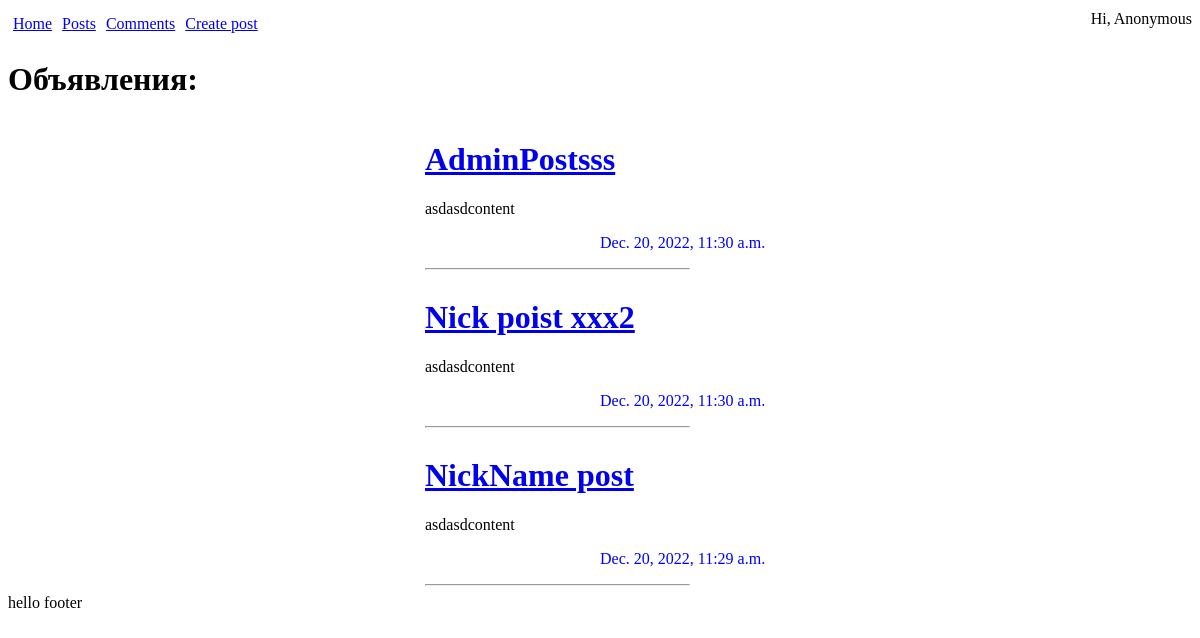
The app's page /announce/ with its own data.
### app/models.py (models this page shows, shortened)
class Announcement(models.Model):
    Announcement_author = models.ForeignKey(MyUser, on_delete=models.CASCADE)
    Creation_date = models.DateTimeField(auto_now_add=True)
    Announcement_title = models.CharField(max_length=255)
    Announcement_text = models.TextField(default='content')
    CHOICES = (
        ('Tank', 'Танки'),
        ('Heal', 'Хилы'),
        ('DD', 'ДД'),
        ('Sales', 'Торговецы'),
        ('GM', 'Гилдмастеры'),
        ('QG', 'Квестгиверы'),
        ('BS', 'Кузнецы'),
        ('PS', 'Кожевники'),
        ('Potions', 'Зельевары'),
        ('Magic', 'Мастера заклинаний'),
    )
    Category = models.CharField(max_length=300, choices = CHOICES)

### app/views.py (the view)
# urls.py: path('', AnnouncementList.as_view()),
class AnnouncementList(ListView):
    model = Announcement
    template_name = 'announce/announce.html'
    context_object_name = 'Announcement'
    ordering = ['-Creation_date']
    paginate_by = 10
    form_class = AnnouncementForm
    queryset = Announcement.objects.all()
    def get_context_data(self, **kwargs):
        context = super().get_context_data(**kwargs)
        return context

### app/templates/announce/announce.html
{% extends 'base.html' %}
{% block content %}
    <h1>Объявления: </h1>
    <div class="announce">
        {% for Announce in Announcement %}
            <div class = "announce-item">
                <a href="{{Announce.id}}"><h1>{{ Announce.Announcement_title }}</h1></a>
                <p>{{ Announce.Announcement_text|linebreaksbr }}</p>
                <p>{{ Announce.Creation_date }}</p>
                <hr style="width:75%;text-align:left;margin-left:0">
            </div>
        {% endfor %}
    </div>
{% endblock %}

### app/static/css/styles.css (style rules this page uses)
.announce { display: flex; justify-content: space-around; align-content: center; flex-direction: column; flex-wrap: wrap; }
.announce-item { width: 350px; }
.announce-item p:nth-child(2n+1) { color: blue; margin-left: 50%; }

### records on screen
Announcement: Announcement_title "AdminPostsss", Announcement_text "asdasdcontent", Creation_date "Dec. 20, 2022, 11:30 a.m."
Announcement: Announcement_title "Nick poist xxx2", Announcement_text "asdasdcontent", Creation_date "Dec. 20, 2022, 11:30 a.m."
Announcement: Announcement_title "NickName post", Announcement_text "asdasdcontent", Creation_date "Dec. 20, 2022, 11:29 a.m."
